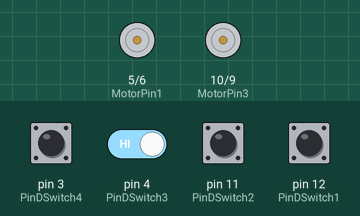
Recording of a sketch running on a simulated Arduino Uno, built with avr-gcc and run on an emulated ATmega328P. Shown: motor-driver pin pairs drawn as motors (green arrow = first pin HIGH = forward, orange = second pin HIGH = backward, longer = more drive). The test bench sets the inputs (shaded band); at power-on: pin 3 (PinDSwitch4), pin 4 (PinDSwitch3), pin 11 (PinDSwitch2), pin 12 (PinDSwitch1) HIGH. What the sketch prints to the serial monitor is not drawn.

Above: at 1.2 s.
1.3 s: pin 3 (PinDSwitch4) pulled LOW for 0.15 s
At 1.38 s:
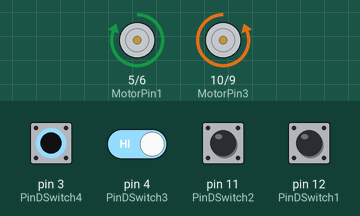
2.9 s: pin 3 (PinDSwitch4) pulled LOW for 0.15 s
At 4.4 s:
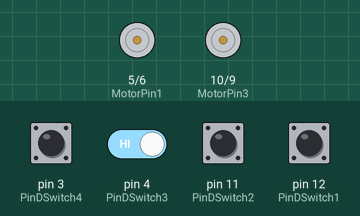
6.0 s: pin 3 (PinDSwitch4) driven LOW and pin 4 (PinDSwitch3) driven LOW
At 6.9 s:
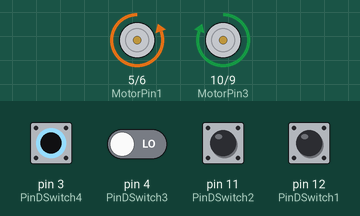
7.5 s: pin 11 (PinDSwitch2) pulled LOW for 0.15 s
At 7.59 s:
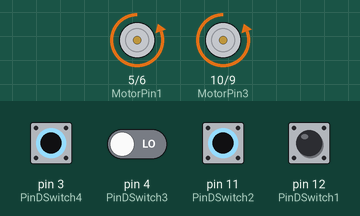
9.1 s: pin 4 (PinDSwitch3) driven HIGH
At 9.5 s:
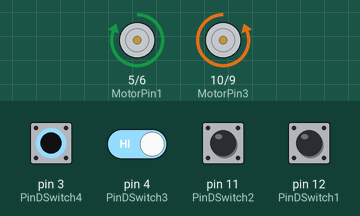
10.6 s: pin 4 (PinDSwitch3) driven LOW
At 11.9 s:
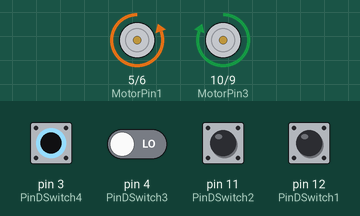
Timing chart, 0 to 13.1 s (numbered marks = the images above; inputs shaded):
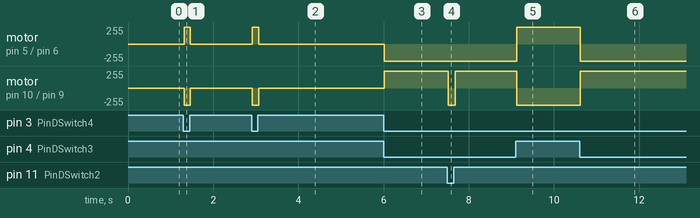

Measured:
- after the input at 1.3 s, motor on pin 5 (MotorPin1) / pin 6 (MotorPin2): stopped → forward 255/255 at once, → stopped 0.14 s later; motor on pin 10 (MotorPin3) / pin 9 (MotorPin4): stopped → backward 255/255 at once, → stopped 0.14 s later
- after the input at 2.9 s, motor on pin 5 (MotorPin1) / pin 6 (MotorPin2): stopped → forward 255/255 at once, → stopped 0.16 s later; motor on pin 10 (MotorPin3) / pin 9 (MotorPin4): stopped → backward 255/255 at once, → stopped 0.16 s later
- after the input at 6.0 s, motor on pin 5 (MotorPin1) / pin 6 (MotorPin2): stopped → backward 255/255 at once; motor on pin 10 (MotorPin3) / pin 9 (MotorPin4): stopped → forward 255/255 at once
- after the input at 7.5 s, motor on pin 10 (MotorPin3) / pin 9 (MotorPin4): forward 255/255 → backward 255/255 at once, → forward 255/255 0.16 s later
- after the input at 9.1 s, motor on pin 5 (MotorPin1) / pin 6 (MotorPin2): backward 255/255 → forward 255/255 at once; motor on pin 10 (MotorPin3) / pin 9 (MotorPin4): forward 255/255 → backward 255/255 at once
- after the input at 10.6 s, motor on pin 5 (MotorPin1) / pin 6 (MotorPin2): forward 255/255 → backward 255/255 at once; motor on pin 10 (MotorPin3) / pin 9 (MotorPin4): backward 255/255 → forward 255/255 at once

The sketch:

r3_a11.ino
```cpp
//Motor1
const int MotorPin1=5;
const int MotorPin2=6;
//Motor 2
const int MotorPin3=10;
const int MotorPin4=9;
//Switch
const int PinDSwitch1= 12;
const int PinDSwitch2= 11;
const int PinDSwitch3= 4;
const int PinDSwitch4= 3;


void setup()
{


  pinMode(PinDSwitch1, INPUT_PULLUP);
  pinMode(PinDSwitch2, INPUT_PULLUP);
  pinMode(PinDSwitch3, INPUT_PULLUP);
  pinMode(PinDSwitch4, INPUT_PULLUP);
  pinMode(MotorPin1, OUTPUT);
  pinMode(MotorPin2, OUTPUT);
  pinMode(MotorPin3, OUTPUT);
  pinMode(MotorPin4, OUTPUT);
  Serial.begin(9600);

}

void loop()
{
  Serial.println(digitalRead(PinDSwitch1));
  Serial.println(digitalRead(PinDSwitch2));
  Serial.println(digitalRead(PinDSwitch3));
  Serial.println(digitalRead(PinDSwitch4));


if (digitalRead(PinDSwitch1)== LOW && digitalRead(PinDSwitch2)== LOW && digitalRead(PinDSwitch3)== LOW && digitalRead(PinDSwitch4)== LOW)
 {
  Serial.println("Forwards");
 //Turn Motor1 and Motor 2 FWD (CWX2) for 5 sec
  digitalWrite(MotorPin1, HIGH); //M1 (LEFT)
  digitalWrite(MotorPin2, LOW);
  digitalWrite(MotorPin3, HIGH); //M2 (RIGHT)
  digitalWrite(MotorPin4, LOW);
}

else if (digitalRead(PinDSwitch1)== HIGH && digitalRead(PinDSwitch2)== LOW && digitalRead(PinDSwitch3)== LOW && digitalRead(PinDSwitch4)== LOW){
  Serial.println("Backwards");
  //Turn Motor1 and Motor 2 BACKWARDS (CCWX2) for 5 sec
  digitalWrite(MotorPin1, LOW);
  digitalWrite(MotorPin2, HIGH);
  digitalWrite(MotorPin3, LOW);
  digitalWrite(MotorPin4, HIGH);
}
else if (digitalRead(PinDSwitch1)== HIGH && digitalRead(PinDSwitch2)== HIGH && digitalRead(PinDSwitch3)== LOW && digitalRead(PinDSwitch4)== LOW){
   Serial.println("left");
   //Turn Motor1 and Motor 2 LEFT for 5 (CW X CCW)sec
  digitalWrite(MotorPin1, LOW);//M1 LEFT
  digitalWrite(MotorPin2, HIGH);
  digitalWrite(MotorPin3, HIGH);//M2 RIGHT
  digitalWrite(MotorPin4, LOW);
}

else if (digitalRead(PinDSwitch1)== HIGH && digitalRead(PinDSwitch2)== HIGH && digitalRead(PinDSwitch3)== HIGH && digitalRead(PinDSwitch4)== LOW){
  Serial.println("right");
 //Turn Motor1 and Motor 2 RIGHT (CCW X CW) for 5 sec
  digitalWrite(MotorPin1, HIGH);
  digitalWrite(MotorPin2, LOW);
  digitalWrite(MotorPin3, LOW);
  digitalWrite(MotorPin4, HIGH);
}

else if (digitalRead(PinDSwitch1)== HIGH && digitalRead(PinDSwitch2)== HIGH && digitalRead(PinDSwitch3)== HIGH && digitalRead(PinDSwitch4)== HIGH){

  Serial.println("Stop");
  digitalWrite(MotorPin1, LOW);
  digitalWrite(MotorPin2, LOW);
  digitalWrite(MotorPin3, LOW);
  digitalWrite(MotorPin4, LOW);
 }


}


  //I've decided to have full stops btw every main command
  //for the user to view the difference of each action
  //something to highlight is that both motors have to be
  //facing the same way and switch routing of motor on the top
  //M1 LEFT
  //This way the logic of the motors will be as follows:
  //positive rpm= cw= both motors=moving fwd
  //negative rpm =ccw= both motors=moving bckwd
  //oposite rpm=cw vs ccw; ccw vs cw =left or right move
```
